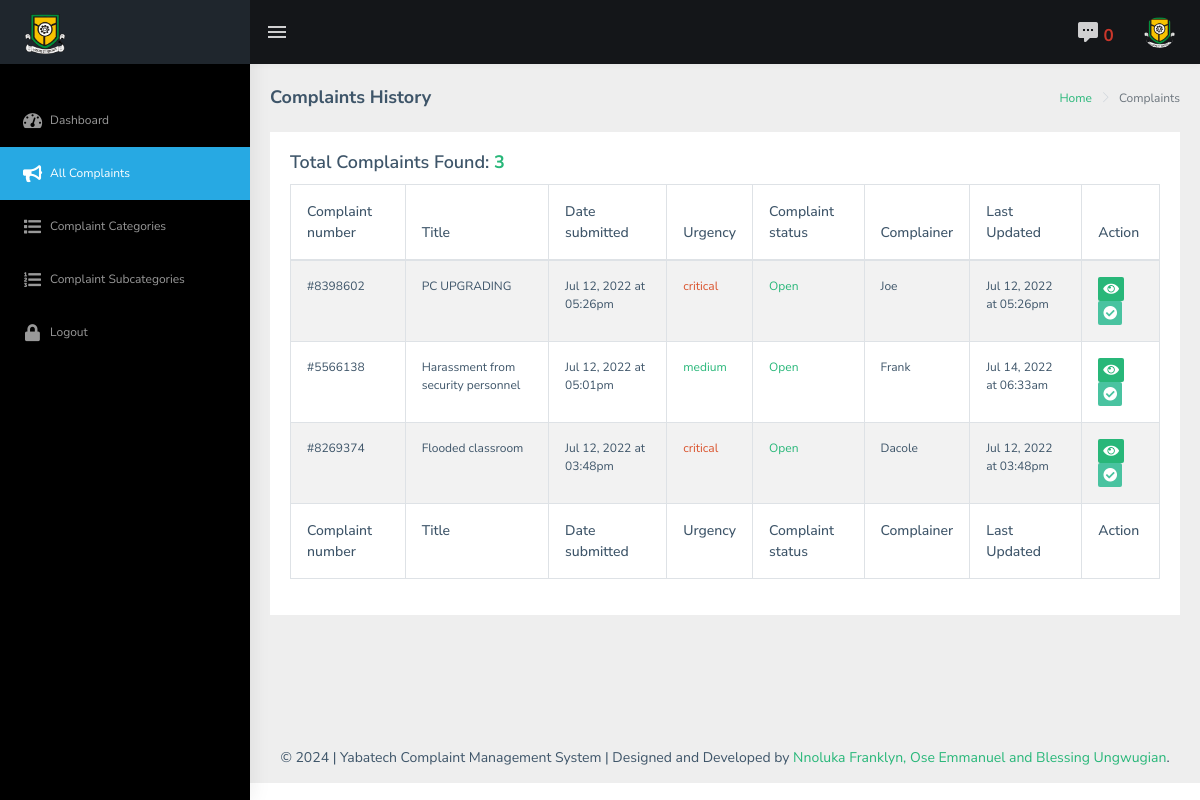
The app's page /admin/complaints.php (signed in) with its own data.
### tables this page shows
CREATE TABLE `complaints` (
  `id` int(11) NOT NULL,
  `studentID` int(11) NOT NULL,
  `title` varchar(200) NOT NULL,
  `complaint_number` varchar(100) NOT NULL,
  `matric_no` varchar(200) NOT NULL,
  `category` varchar(200) NOT NULL,
  `subcategory` varchar(200) NOT NULL,
  `urgency` varchar(100) NOT NULL,
  `complaint_message` longtext NOT NULL,
  `complaint_file` varchar(200) NOT NULL,
  `reg_date` varchar(200) NOT NULL,
  `status` varchar(150) NOT NULL DEFAULT 'Open',
  `last_modified` varchar(200) NOT NULL,
  `email` varchar(200) NOT NULL
);

CREATE TABLE `user` (
  `studentID` int(11) NOT NULL,
  `matric_no` varchar(200) NOT NULL,
  `name` text NOT NULL,
  `username` varchar(200) NOT NULL,
  `email` varchar(200) NOT NULL,
  `phone_no` varchar(11) NOT NULL,
  `password` varchar(260) NOT NULL,
  `photo` varchar(200) NOT NULL,
  `account_status` varchar(40) NOT NULL DEFAULT 'active'
);

### admin/classes/Functions.php (called while the page is built, shortened)
<?php
$dot_env = Dotenv::createImmutable(dirname(__DIR__));
class Functions extends Database{
    public function base_url(){
        return 'http://localhost:8080/project/';
    }
}

### admin/classes/Database.php (called while the page is built, shortened)
<?php
$dot_env = Dotenv::createImmutable(dirname(__DIR__));
class Database
{
    private $dbh;
    private $stmt;
    public function __construct()
    {
        $this->host = $_ENV["DB_HOST"];
        $this->database = $_ENV["DB_NAME"];
        $this->user = $_ENV['DB_USER'];
        $this->password = $_ENV['DB_PASS'];
        $dsn = "mysql:host=".$this->host.";dbname=".$this->database;
        $options = array(
            PDO::ATTR_PERSISTENT => true,
            PDO::ATTR_ERRMODE => PDO::ERRMODE_EXCEPTION
        );
        try{
            $this->dbh = new PDO($dsn, $this->user, $this->password, $options);
        }catch (PDOException $err){
            $this->error = $err->getMessage();
        }
    }
    public function query($query){
        $this->stmt = $this->dbh->prepare($query);
    }
    public function bind($param, $value, $type = null){
        if(is_null($type)){
            switch (true){
                default:
                    $type = PDO::PARAM_STR;
            }
        }
        $this->stmt->bindValue($param, $value, $type);
    }
    public function execute(){
        return $this->stmt->execute();
    }
    public function fetchMultiple(){
        $this->execute();
        return $this->stmt->fetchAll(PDO::FETCH_OBJ);
    }
    public function fetchColumn(){
        $this->execute();
        return $this->stmt->fetchColumn();
    }
    public function rowCount(){
        $this->execute();
        return $this->stmt->rowCount();
    }
}

### admin/complaints.php (the view, shortened to what this page needs)
<?php
if(isset($_SESSION['admin'])){
?>
<!DOCTYPE html>
<html dir="ltr" lang="en">
<head>
    <?php include "inc/header.php"; ?>
    <div id="main-wrapper">
        <?php include 'inc/top-bar.php'?>
        <?php include 'inc/side-bar.php'?>
        <div class="page-wrapper">
            <div class="page-breadcrumb">
                <div class="row">
                    <div class="col-12 d-flex no-block align-items-center">
                        <h4 class="page-title">Complaints History</h4>
                        <div class="ml-auto text-right">
                            <nav aria-label="breadcrumb">
                                <ol class="breadcrumb">
                                    <li class="breadcrumb-item"><a href="<?php echo $base_url; ?>admin">Home</a></li>
                                    <li class="breadcrumb-item active" aria-current="page">Complaints</li>
                                </ol>
                            </nav>
                        </div>
                    </div>
                </div>
            </div>
            <div class="container-fluid">
                <div class="row">
                    <div class="col-12">
                        <div class="card">
                            <div class="card-body">
                                <?php
                                 $sql = "SELECT COUNT(id) FROM complaints";
                                 $conn->query($sql);
                                 $total_complaints = $conn->fetchColumn();
                                ?>
                                <h5 class="card-title">Total Complaints Found: <span style="color:  #28b779; font-weight: bold;"><?php echo $total_complaints;  ?></span></h5>
                                <div class="table-responsive">
                                    <table id="zero_config" class="table table-striped table-bordered">
                                        <thead style="font-weight: bold; font-size: 16px;">
                                            <tr>
                                                <th>Complaint number</th>
                                                <th>Title</th>
                                                <th>Date submitted</th>
                                                <th>Urgency</th>
                                                <th>Complaint status</th>
                                                <th>Complainer</th>
                                                <th>Last Updated</th>
                                                <th>Action</th>
                                            </tr>
                                        </thead>
                                        <tbody>
                                        <?php
                                         $sql = "SELECT * FROM complaints JOIN user u on complaints.studentID = u.studentID ORDER BY complaints.id DESC";
                                         $conn->query($sql);
                                         $row_count = $conn->rowCount();
                                         $result = $conn->fetchMultiple();
                                        ?>
                                        <?php
                                        if($row_count > 0){
                                            foreach ($result as $complaint_details){
                                                $complaint_no = $complaint_details->complaint_number;
                                                $subject = $complaint_details->title;
                                                $status = $complaint_details->status;
                                                $urgency = $complaint_details->urgency;
                                                $date_submitted = $complaint_details->reg_date;
                                                $date_modified = $complaint_details->last_modified;
                                                $redirect = $conn->base_url()."admin/view-complaint/$complaint_no";
                                                $urgency_class = '';
                                                $status_class = '';
                                                $student_username = $complaint_details->username;
                                                if($status == 'Open'){
                                                    $status_class = 'text-success';
                                                }else{
                                                    $status_class = 'text-danger';
                                                }
                                                if($urgency == 'low'){
                                                    $urgency_class = 'text-info';
                                                }elseif($urgency == 'medium'){
                                                    $urgency_class = 'text-success';
                                                }elseif($urgency == 'high'){
                                                    $urgency_class = 'text-warning';
                                                }elseif($urgency == 'critical'){
                                                    $urgency_class = 'text-danger';
                                                }
                                                ?>
                                                <tr>
                                                        <td>#<?= $complaint_no; ?></td>
                                                        <td><?= $subject; ?></td>
                                                        <td><?= $date_submitted; ?></td>
                                                        <td><span class="<?= $urgency_class ?>"><?= $urgency; ?></span></td>
                                                        <td><span class="<?= $status_class ?>"><?= $status; ?></span></td>
                                                        <td><?= $student_username; ?></td>
                                                        <td><?= $date_modified; ?></td>
                                                        <td>
                                                            <a onclick="window.location.href='<?php echo $redirect; ?>'" style="cursor:pointer;">
                                                                <i class="fa fa-eye" data-toggle="tooltip" title="view complaint"></i>
                                                            </a>
                                                            <?php
                                                             if($status =='Open'){
                                                                 ?>
                                                                 <a href="javascript:void()" style="cursor:pointer;" data-toggle="modal" data-target="#mark_resolved<?php echo $complaint_no; ?>">
                                                                     <i class="fas fa-check-circle" data-toggle="tooltip" title="Mark as resolved"></i>
                                                                 </a>
                                                                 <?php
                                                             }
                                                            ?>
                                                        </td>
                                                </tr>
                                                <?php
                                            }
                                        }else{
                                            ?>
                                            <tr>
                                                <td colspan="8" class="text-center">No new complaints yet.</td>
                                            </tr>
                                            <?php
                                        }
                                        ?>
                                        </tbody>
                                        <tfoot>
                                            <tr>
                                                <th>Complaint number</th>
                                                <th>Title</th>
                                                <th>Date submitted</th>
                                                <th>Urgency</th>
                                                <th>Complaint status</th>
                                                <th>Complainer</th>
                                                <th>Last Updated</th>
                                                <th>Action</th>
                                            </tr>
                                        </tfoot>
                                    </table>
                                </div>
                            </div>
                        </div>
                    </div>
                </div>
            </div>
            <?php include 'inc/scripts.php'; ?>
</body>
</html>
    <?php
}?>

### admin/inc/top-bar.php (shortened to what this page needs)
<header class="topbar" data-navbarbg="skin5">
    <nav class="navbar top-navbar navbar-expand-md navbar-dark">
        <div class="navbar-header" data-logobg="skin5">
            <a class="navbar-brand" href="index.php">
                <b class="logo-icon p-l-10">
                </b>
                <span class="logo-text">
                             <img src="<?php echo $base_url; ?>assets/images/site-logo.png" alt="homepage" class="light-logo" width="40" height="40"/>
                        </span>
            </a>
        </div>
        <div class="navbar-collapse collapse" id="navbarSupportedContent" data-navbarbg="skin5">
            <ul class="navbar-nav float-left mr-auto">
                <li class="nav-item d-none d-md-block"><a class="nav-link sidebartoggler waves-effect waves-light" href="javascript:void(0)" data-sidebartype="mini-sidebar"><i class="mdi mdi-menu font-24"></i></a></li>
            </ul>
            <ul class="navbar-nav float-right">
                <li class="nav-item dropdown">
                    <?php
                    $sql = "SELECT * FROM admin_messages JOIN user u on admin_messages.user = u.username
                                 WHERE is_read =:no ORDER BY id DESC LIMIT 3";
                    $conn->query($sql);
                    $conn->bind(":no", "no");
                    $rowCount = $conn->rowCount();
                    ?>
                    <a class="nav-link dropdown-toggle waves-effect waves-dark" href="" id="2" data-toggle="dropdown" aria-haspopup="true" aria-expanded="false"> <i class="font-24 mdi mdi-comment-processing"></i>
                        <span style="color: #cb372b; font-weight: bolder; font-size: 17px;"><?php echo $rowCount; ?></span>
                    </a>
                </li>
                <li class="nav-item dropdown">
                    <?php
                    $sql = "SELECT photo FROM admin WHERE username =:username";
                    $conn->query($sql);
                    $conn->bind(":username", $_SESSION['admin']);
                    $image = $conn->fetchColumn();
                    $image_link = $conn->base_url()."assets/images/$image";
                    ?>
                    <a class="nav-link dropdown-toggle text-muted waves-effect waves-dark pro-pic" href="" data-toggle="dropdown" aria-haspopup="true" aria-expanded="false">
                       <?php
                        if(empty($image)){
                            ?>
                            <img src="<?php echo $base_url; ?>assets/images/users/1.jpg" alt="user" class="rounded-circle" width="31">
                            <?php
                        }else{
                            ?>
                            <img src="<?= $image_link; ?>" alt="user" class="rounded-circle" width="31">
                            <?php
                        }
                       ?>
                    </a>
                </li>
            </ul>
        </div>
    </nav>
</header>

### admin/inc/header.php (style rules this page uses)
table th { font-size: 14px; }
table td { font-size: 12px; }
#main-wrapper div { font-size: 14px; }
.fa-check-circle { background: #49c3a0; padding: 5px; border-radius: 2px; color: white; font-size: 14px; list-style: none; }
.fa-eye { background: #28b779; padding: 5px; border-radius: 2px; color: white; font-size: 14px; }
#main-wrapper[data-sidebartype=full] .page-wrapper { margin-left: 250px !important; }

### records on screen
complaints: complaint_number "8398602", title "PC UPGRADING", reg_date "Jul 12, 2022 at 05:26pm", urgency "critical", status "Open", studentID.username "Joe", last_modified "Jul 12, 2022 at 05:26pm"
complaints: complaint_number "5566138", title "Harassment from security personnel", reg_date "Jul 12, 2022 at 05:01pm", urgency "medium", status "Open", studentID.username "Frank", last_modified "Jul 14, 2022 at 06:33am"
complaints: complaint_number "8269374", title "Flooded classroom", reg_date "Jul 12, 2022 at 03:48pm", urgency "critical", status "Open", studentID.username "Dacole", last_modified "Jul 12, 2022 at 03:48pm"

### other values on screen
$rowCount "0"
$total_complaints "3"
